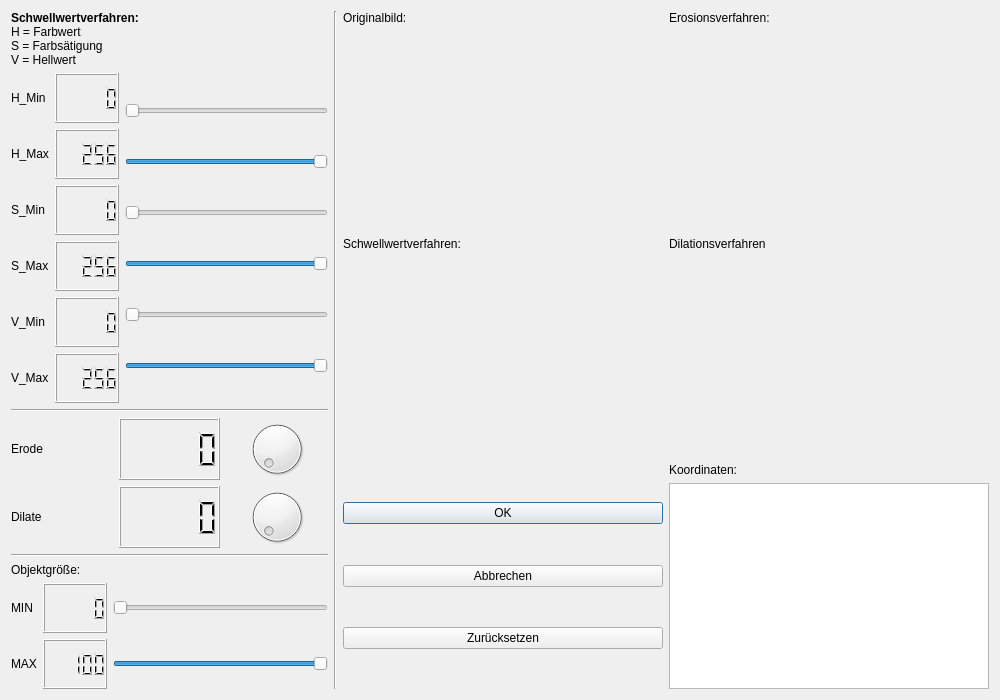
<?xml version="1.0" encoding="UTF-8"?>
<ui version="4.0">
 <class>CPropertiesWindow</class>
 <widget class="QDialog" name="CPropertiesWindow">
  <property name="geometry">
   <rect>
    <x>0</x>
    <y>0</y>
    <width>1000</width>
    <height>700</height>
   </rect>
  </property>
  <property name="windowTitle">
   <string>Einstellungen</string>
  </property>
  <layout class="QHBoxLayout" name="horizontalLayout_4">
   <item>
    <layout class="QVBoxLayout" name="verticalLayout_9">
     <item>
      <layout class="QHBoxLayout" name="horizontalLayout_5">
       <item>
        <layout class="QVBoxLayout" name="verticalLayout_10">
         <property name="sizeConstraint">
          <enum>QLayout::SetMinimumSize</enum>
         </property>
         <item>
          <widget class="QLabel" name="label_6">
           <property name="maximumSize">
            <size>
             <width>16777215</width>
             <height>80</height>
            </size>
           </property>
           <property name="text">
            <string>&lt;html&gt;&lt;head/&gt;&lt;body&gt;&lt;p&gt;&lt;span style=&quot; font-weight:600;&quot;&gt;Schwellwertverfahren:&lt;/span&gt; &lt;br&gt;
H = Farbwert &lt;br&gt;
S = Farbsätigung&lt;br&gt;
V = Hellwert&lt;/p&gt;&lt;/body&gt;&lt;/html&gt;</string>
           </property>
          </widget>
         </item>
         <item>
          <layout class="QHBoxLayout" name="Layout_HSV">
           <property name="sizeConstraint">
            <enum>QLayout::SetMaximumSize</enum>
           </property>
           <item>
            <layout class="QVBoxLayout" name="verticalLayout_3">
             <item>
              <widget class="QLabel" name="label_H_MIN">
               <property name="text">
                <string>H_Min</string>
               </property>
              </widget>
             </item>
             <item>
              <widget class="QLabel" name="label_H_MAX">
               <property name="text">
                <string>H_Max</string>
               </property>
              </widget>
             </item>
             <item>
              <widget class="QLabel" name="label_S_MIN">
               <property name="text">
                <string>S_Min</string>
               </property>
              </widget>
             </item>
             <item>
              <widget class="QLabel" name="label_S_MAX">
               <property name="text">
                <string>S_Max</string>
               </property>
              </widget>
             </item>
             <item>
              <widget class="QLabel" name="label_V_MIN">
               <property name="text">
                <string>V_Min</string>
               </property>
              </widget>
             </item>
             <item>
              <widget class="QLabel" name="label_V_MAX">
               <property name="text">
                <string>V_Max</string>
               </property>
              </widget>
             </item>
            </layout>
           </item>
           <item>
            <layout class="QVBoxLayout" name="verticalLayout_4">
             <item>
              <widget class="QLCDNumber" name="lcd_H_MIN">
               <property name="minimumSize">
                <size>
                 <width>0</width>
                 <height>50</height>
                </size>
               </property>
               <property name="value" stdset="0">
                <double>0.000000000000000</double>
               </property>
               <property name="intValue" stdset="0">
                <number>0</number>
               </property>
              </widget>
             </item>
             <item>
              <widget class="QLCDNumber" name="lcd_H_MAX">
               <property name="minimumSize">
                <size>
                 <width>0</width>
                 <height>50</height>
                </size>
               </property>
               <property name="value" stdset="0">
                <double>256.000000000000000</double>
               </property>
               <property name="intValue" stdset="0">
                <number>256</number>
               </property>
              </widget>
             </item>
             <item>
              <widget class="QLCDNumber" name="lcd_S_MIN">
               <property name="minimumSize">
                <size>
                 <width>0</width>
                 <height>50</height>
                </size>
               </property>
              </widget>
             </item>
             <item>
              <widget class="QLCDNumber" name="lcd_S_MAX">
               <property name="minimumSize">
                <size>
                 <width>0</width>
                 <height>50</height>
                </size>
               </property>
               <property name="intValue" stdset="0">
                <number>256</number>
               </property>
              </widget>
             </item>
             <item>
              <widget class="QLCDNumber" name="lcd_V_MIN">
               <property name="minimumSize">
                <size>
                 <width>0</width>
                 <height>50</height>
                </size>
               </property>
              </widget>
             </item>
             <item>
              <widget class="QLCDNumber" name="lcd_V_MAX">
               <property name="minimumSize">
                <size>
                 <width>0</width>
                 <height>50</height>
                </size>
               </property>
               <property name="intValue" stdset="0">
                <number>256</number>
               </property>
              </widget>
             </item>
            </layout>
           </item>
           <item>
            <layout class="QVBoxLayout" name="verticalLayout_2">
             <property name="sizeConstraint">
              <enum>QLayout::SetMaximumSize</enum>
             </property>
             <item>
              <widget class="QSlider" name="slider_H_MIN">
               <property name="autoFillBackground">
                <bool>false</bool>
               </property>
               <property name="maximum">
                <number>256</number>
               </property>
               <property name="value">
                <number>0</number>
               </property>
               <property name="orientation">
                <enum>Qt::Horizontal</enum>
               </property>
              </widget>
             </item>
             <item>
              <widget class="QSlider" name="slider_H_MAX">
               <property name="maximum">
                <number>256</number>
               </property>
               <property name="value">
                <number>256</number>
               </property>
               <property name="orientation">
                <enum>Qt::Horizontal</enum>
               </property>
              </widget>
             </item>
             <item>
              <widget class="QSlider" name="slider_S_MIN">
               <property name="maximum">
                <number>256</number>
               </property>
               <property name="orientation">
                <enum>Qt::Horizontal</enum>
               </property>
              </widget>
             </item>
             <item>
              <widget class="QSlider" name="slider_S_MAX">
               <property name="maximum">
                <number>256</number>
               </property>
               <property name="value">
                <number>256</number>
               </property>
               <property name="orientation">
                <enum>Qt::Horizontal</enum>
               </property>
              </widget>
             </item>
             <item>
              <widget class="QSlider" name="slider_V_MIN">
               <property name="maximum">
                <number>256</number>
               </property>
               <property name="orientation">
                <enum>Qt::Horizontal</enum>
               </property>
              </widget>
             </item>
             <item>
              <widget class="QSlider" name="slider_V_MAX">
               <property name="maximum">
                <number>256</number>
               </property>
               <property name="value">
                <number>256</number>
               </property>
               <property name="orientation">
                <enum>Qt::Horizontal</enum>
               </property>
               <property name="invertedAppearance">
                <bool>false</bool>
               </property>
               <property name="invertedControls">
                <bool>false</bool>
               </property>
              </widget>
             </item>
            </layout>
           </item>
          </layout>
         </item>
         <item>
          <layout class="QVBoxLayout" name="verticalLayout">
           <property name="sizeConstraint">
            <enum>QLayout::SetMinimumSize</enum>
           </property>
           <item>
            <widget class="Line" name="line_2">
             <property name="orientation">
              <enum>Qt::Horizontal</enum>
             </property>
            </widget>
           </item>
           <item>
            <layout class="QVBoxLayout" name="verticalLayout_6">
             <property name="sizeConstraint">
              <enum>QLayout::SetMaximumSize</enum>
             </property>
             <item>
              <layout class="QHBoxLayout" name="horizontalLayout_2">
               <property name="sizeConstraint">
                <enum>QLayout::SetMinimumSize</enum>
               </property>
               <item>
                <widget class="QLabel" name="label_Erode">
                 <property name="maximumSize">
                  <size>
                   <width>16777215</width>
                   <height>16777215</height>
                  </size>
                 </property>
                 <property name="text">
                  <string>Erode</string>
                 </property>
                </widget>
               </item>
               <item>
                <widget class="QLCDNumber" name="lcd_Erode">
                 <property name="maximumSize">
                  <size>
                   <width>16777215</width>
                   <height>70</height>
                  </size>
                 </property>
                </widget>
               </item>
               <item>
                <widget class="QDial" name="dial_Erode">
                 <property name="maximumSize">
                  <size>
                   <width>16777215</width>
                   <height>70</height>
                  </size>
                 </property>
                 <property name="minimum">
                  <number>1</number>
                 </property>
                 <property name="maximum">
                  <number>50</number>
                 </property>
                </widget>
               </item>
              </layout>
             </item>
             <item>
              <layout class="QHBoxLayout" name="horizontalLayout_3">
               <property name="sizeConstraint">
                <enum>QLayout::SetMinimumSize</enum>
               </property>
               <item>
                <widget class="QLabel" name="label_Dilate">
                 <property name="maximumSize">
                  <size>
                   <width>16777215</width>
                   <height>16777215</height>
                  </size>
                 </property>
                 <property name="text">
                  <string>Dilate</string>
                 </property>
                </widget>
               </item>
               <item>
                <widget class="QLCDNumber" name="lcd_Dilate">
                 <property name="maximumSize">
                  <size>
                   <width>16777215</width>
                   <height>70</height>
                  </size>
                 </property>
                </widget>
               </item>
               <item>
                <widget class="QDial" name="dial_Dilate">
                 <property name="maximumSize">
                  <size>
                   <width>16777215</width>
                   <height>70</height>
                  </size>
                 </property>
                 <property name="minimum">
                  <number>1</number>
                 </property>
                 <property name="maximum">
                  <number>50</number>
                 </property>
                </widget>
               </item>
              </layout>
             </item>
             <item>
              <widget class="Line" name="line_3">
               <property name="orientation">
                <enum>Qt::Horizontal</enum>
               </property>
              </widget>
             </item>
             <item>
              <widget class="QLabel" name="label_7">
               <property name="text">
                <string>Objektgröße:</string>
               </property>
              </widget>
             </item>
             <item>
              <layout class="QHBoxLayout" name="horizontalLayout_BLUB_MIN">
               <property name="sizeConstraint">
                <enum>QLayout::SetMaximumSize</enum>
               </property>
               <item>
                <widget class="QLabel" name="label_BLUB_MIN">
                 <property name="text">
                  <string>MIN </string>
                 </property>
                </widget>
               </item>
               <item>
                <widget class="QLCDNumber" name="lcd_BLUB_MIN">
                 <property name="minimumSize">
                  <size>
                   <width>0</width>
                   <height>50</height>
                  </size>
                 </property>
                </widget>
               </item>
               <item>
                <widget class="QSlider" name="slider_BLUB_MIN">
                 <property name="minimum">
                  <number>1</number>
                 </property>
                 <property name="maximum">
                  <number>100</number>
                 </property>
                 <property name="singleStep">
                  <number>0</number>
                 </property>
                 <property name="orientation">
                  <enum>Qt::Horizontal</enum>
                 </property>
                </widget>
               </item>
              </layout>
             </item>
             <item>
              <layout class="QHBoxLayout" name="horizontalLayout_BLUB_MAX">
               <property name="sizeConstraint">
                <enum>QLayout::SetMaximumSize</enum>
               </property>
               <item>
                <widget class="QLabel" name="label_BLUB_MAX">
                 <property name="text">
                  <string>MAX</string>
                 </property>
                </widget>
               </item>
               <item>
                <widget class="QLCDNumber" name="lcd_BLUB_MAX">
                 <property name="minimumSize">
                  <size>
                   <width>0</width>
                   <height>50</height>
                  </size>
                 </property>
                 <property name="intValue" stdset="0">
                  <number>100</number>
                 </property>
                </widget>
               </item>
               <item>
                <widget class="QSlider" name="slider_BLUB_MAX">
                 <property name="minimumSize">
                  <size>
                   <width>0</width>
                   <height>47</height>
                  </size>
                 </property>
                 <property name="minimum">
                  <number>1</number>
                 </property>
                 <property name="maximum">
                  <number>100</number>
                 </property>
                 <property name="value">
                  <number>100</number>
                 </property>
                 <property name="orientation">
                  <enum>Qt::Horizontal</enum>
                 </property>
                 <property name="invertedAppearance">
                  <bool>false</bool>
                 </property>
                 <property name="invertedControls">
                  <bool>false</bool>
                 </property>
                </widget>
               </item>
              </layout>
             </item>
            </layout>
           </item>
          </layout>
         </item>
        </layout>
       </item>
       <item>
        <layout class="QHBoxLayout" name="horizontalLayout">
         <item>
          <widget class="Line" name="line">
           <property name="orientation">
            <enum>Qt::Vertical</enum>
           </property>
          </widget>
         </item>
         <item>
          <layout class="QVBoxLayout" name="verticalLayout_7">
           <item>
            <widget class="QLabel" name="label">
             <property name="text">
              <string>Originalbild:</string>
             </property>
            </widget>
           </item>
           <item>
            <widget class="QLabel" name="image_cam">
             <property name="enabled">
              <bool>true</bool>
             </property>
             <property name="minimumSize">
              <size>
               <width>320</width>
               <height>200</height>
              </size>
             </property>
             <property name="maximumSize">
              <size>
               <width>320</width>
               <height>200</height>
              </size>
             </property>
             <property name="autoFillBackground">
              <bool>true</bool>
             </property>
             <property name="text">
              <string/>
             </property>
            </widget>
           </item>
           <item>
            <widget class="QLabel" name="label_2">
             <property name="text">
              <string>Schwellwertverfahren:</string>
             </property>
            </widget>
           </item>
           <item>
            <widget class="QLabel" name="image_inRange">
             <property name="minimumSize">
              <size>
               <width>320</width>
               <height>200</height>
              </size>
             </property>
             <property name="maximumSize">
              <size>
               <width>320</width>
               <height>200</height>
              </size>
             </property>
             <property name="autoFillBackground">
              <bool>true</bool>
             </property>
             <property name="text">
              <string/>
             </property>
            </widget>
           </item>
           <item>
            <spacer name="verticalSpacer_2">
             <property name="orientation">
              <enum>Qt::Vertical</enum>
             </property>
             <property name="sizeHint" stdset="0">
              <size>
               <width>20</width>
               <height>40</height>
              </size>
             </property>
            </spacer>
           </item>
           <item>
            <layout class="QVBoxLayout" name="verticalLayout_5">
             <property name="spacing">
              <number>1</number>
             </property>
             <property name="sizeConstraint">
              <enum>QLayout::SetMinimumSize</enum>
             </property>
             <item>
              <widget class="QPushButton" name="button_OK">
               <property name="text">
                <string>OK</string>
               </property>
              </widget>
             </item>
             <item>
              <spacer name="verticalSpacer_3">
               <property name="orientation">
                <enum>Qt::Vertical</enum>
               </property>
               <property name="sizeHint" stdset="0">
                <size>
                 <width>20</width>
                 <height>40</height>
                </size>
               </property>
              </spacer>
             </item>
             <item>
              <widget class="QPushButton" name="button_cancel">
               <property name="text">
                <string>Abbrechen</string>
               </property>
              </widget>
             </item>
             <item>
              <spacer name="verticalSpacer_4">
               <property name="orientation">
                <enum>Qt::Vertical</enum>
               </property>
               <property name="sizeHint" stdset="0">
                <size>
                 <width>20</width>
                 <height>40</height>
                </size>
               </property>
              </spacer>
             </item>
             <item>
              <widget class="QPushButton" name="button_reset">
               <property name="text">
                <string>Zurücksetzen</string>
               </property>
              </widget>
             </item>
             <item>
              <spacer name="verticalSpacer">
               <property name="orientation">
                <enum>Qt::Vertical</enum>
               </property>
               <property name="sizeHint" stdset="0">
                <size>
                 <width>20</width>
                 <height>40</height>
                </size>
               </property>
              </spacer>
             </item>
            </layout>
           </item>
          </layout>
         </item>
         <item>
          <layout class="QVBoxLayout" name="verticalLayout_8">
           <item>
            <widget class="QLabel" name="label_3">
             <property name="text">
              <string>Erosionsverfahren:</string>
             </property>
            </widget>
           </item>
           <item>
            <widget class="QLabel" name="image_Erode">
             <property name="minimumSize">
              <size>
               <width>320</width>
               <height>200</height>
              </size>
             </property>
             <property name="maximumSize">
              <size>
               <width>320</width>
               <height>200</height>
              </size>
             </property>
             <property name="autoFillBackground">
              <bool>true</bool>
             </property>
             <property name="text">
              <string/>
             </property>
            </widget>
           </item>
           <item>
            <widget class="QLabel" name="label_4">
             <property name="text">
              <string>Dilationsverfahren</string>
             </property>
            </widget>
           </item>
           <item>
            <widget class="QLabel" name="image_Dilate">
             <property name="minimumSize">
              <size>
               <width>320</width>
               <height>200</height>
              </size>
             </property>
             <property name="maximumSize">
              <size>
               <width>320</width>
               <height>200</height>
              </size>
             </property>
             <property name="autoFillBackground">
              <bool>true</bool>
             </property>
             <property name="text">
              <string/>
             </property>
            </widget>
           </item>
           <item>
            <widget class="QLabel" name="label_5">
             <property name="text">
              <string>Koordinaten:</string>
             </property>
            </widget>
           </item>
           <item>
            <widget class="QTextEdit" name="textEdit">
             <property name="minimumSize">
              <size>
               <width>320</width>
               <height>100</height>
              </size>
             </property>
            </widget>
           </item>
          </layout>
         </item>
        </layout>
       </item>
      </layout>
     </item>
    </layout>
   </item>
  </layout>
 </widget>
 <resources/>
 <connections>
  <connection>
   <sender>dial_Dilate</sender>
   <signal>valueChanged(int)</signal>
   <receiver>lcd_Dilate</receiver>
   <slot>display(int)</slot>
   <hints>
    <hint type="sourcelabel">
     <x>574</x>
     <y>414</y>
    </hint>
    <hint type="destinationlabel">
     <x>486</x>
     <y>414</y>
    </hint>
   </hints>
  </connection>
  <connection>
   <sender>dial_Erode</sender>
   <signal>valueChanged(int)</signal>
   <receiver>lcd_Erode</receiver>
   <slot>display(int)</slot>
   <hints>
    <hint type="sourcelabel">
     <x>574</x>
     <y>299</y>
    </hint>
    <hint type="destinationlabel">
     <x>486</x>
     <y>299</y>
    </hint>
   </hints>
  </connection>
  <connection>
   <sender>slider_H_MAX</sender>
   <signal>valueChanged(int)</signal>
   <receiver>lcd_H_MAX</receiver>
   <slot>display(int)</slot>
   <hints>
    <hint type="sourcelabel">
     <x>268</x>
     <y>135</y>
    </hint>
    <hint type="destinationlabel">
     <x>98</x>
     <y>124</y>
    </hint>
   </hints>
  </connection>
  <connection>
   <sender>slider_H_MIN</sender>
   <signal>valueChanged(int)</signal>
   <receiver>lcd_H_MIN</receiver>
   <slot>display(int)</slot>
   <hints>
    <hint type="sourcelabel">
     <x>268</x>
     <y>65</y>
    </hint>
    <hint type="destinationlabel">
     <x>98</x>
     <y>47</y>
    </hint>
   </hints>
  </connection>
  <connection>
   <sender>slider_S_MAX</sender>
   <signal>valueChanged(int)</signal>
   <receiver>lcd_S_MAX</receiver>
   <slot>display(int)</slot>
   <hints>
    <hint type="sourcelabel">
     <x>268</x>
     <y>275</y>
    </hint>
    <hint type="destinationlabel">
     <x>98</x>
     <y>278</y>
    </hint>
   </hints>
  </connection>
  <connection>
   <sender>slider_S_MIN</sender>
   <signal>valueChanged(int)</signal>
   <receiver>lcd_S_MIN</receiver>
   <slot>display(int)</slot>
   <hints>
    <hint type="sourcelabel">
     <x>268</x>
     <y>205</y>
    </hint>
    <hint type="destinationlabel">
     <x>98</x>
     <y>201</y>
    </hint>
   </hints>
  </connection>
  <connection>
   <sender>slider_V_MAX</sender>
   <signal>valueChanged(int)</signal>
   <receiver>lcd_V_MAX</receiver>
   <slot>display(int)</slot>
   <hints>
    <hint type="sourcelabel">
     <x>268</x>
     <y>415</y>
    </hint>
    <hint type="destinationlabel">
     <x>98</x>
     <y>433</y>
    </hint>
   </hints>
  </connection>
  <connection>
   <sender>slider_V_MIN</sender>
   <signal>valueChanged(int)</signal>
   <receiver>lcd_V_MIN</receiver>
   <slot>display(int)</slot>
   <hints>
    <hint type="sourcelabel">
     <x>268</x>
     <y>345</y>
    </hint>
    <hint type="destinationlabel">
     <x>98</x>
     <y>356</y>
    </hint>
   </hints>
  </connection>
  <connection>
   <sender>slider_BLUB_MAX</sender>
   <signal>valueChanged(int)</signal>
   <receiver>lcd_BLUB_MAX</receiver>
   <slot>display(int)</slot>
   <hints>
    <hint type="sourcelabel">
     <x>552</x>
     <y>602</y>
    </hint>
    <hint type="destinationlabel">
     <x>411</x>
     <y>602</y>
    </hint>
   </hints>
  </connection>
  <connection>
   <sender>slider_BLUB_MIN</sender>
   <signal>valueChanged(int)</signal>
   <receiver>lcd_BLUB_MIN</receiver>
   <slot>display(int)</slot>
   <hints>
    <hint type="sourcelabel">
     <x>550</x>
     <y>534</y>
    </hint>
    <hint type="destinationlabel">
     <x>407</x>
     <y>534</y>
    </hint>
   </hints>
  </connection>
 </connections>
</ui>
